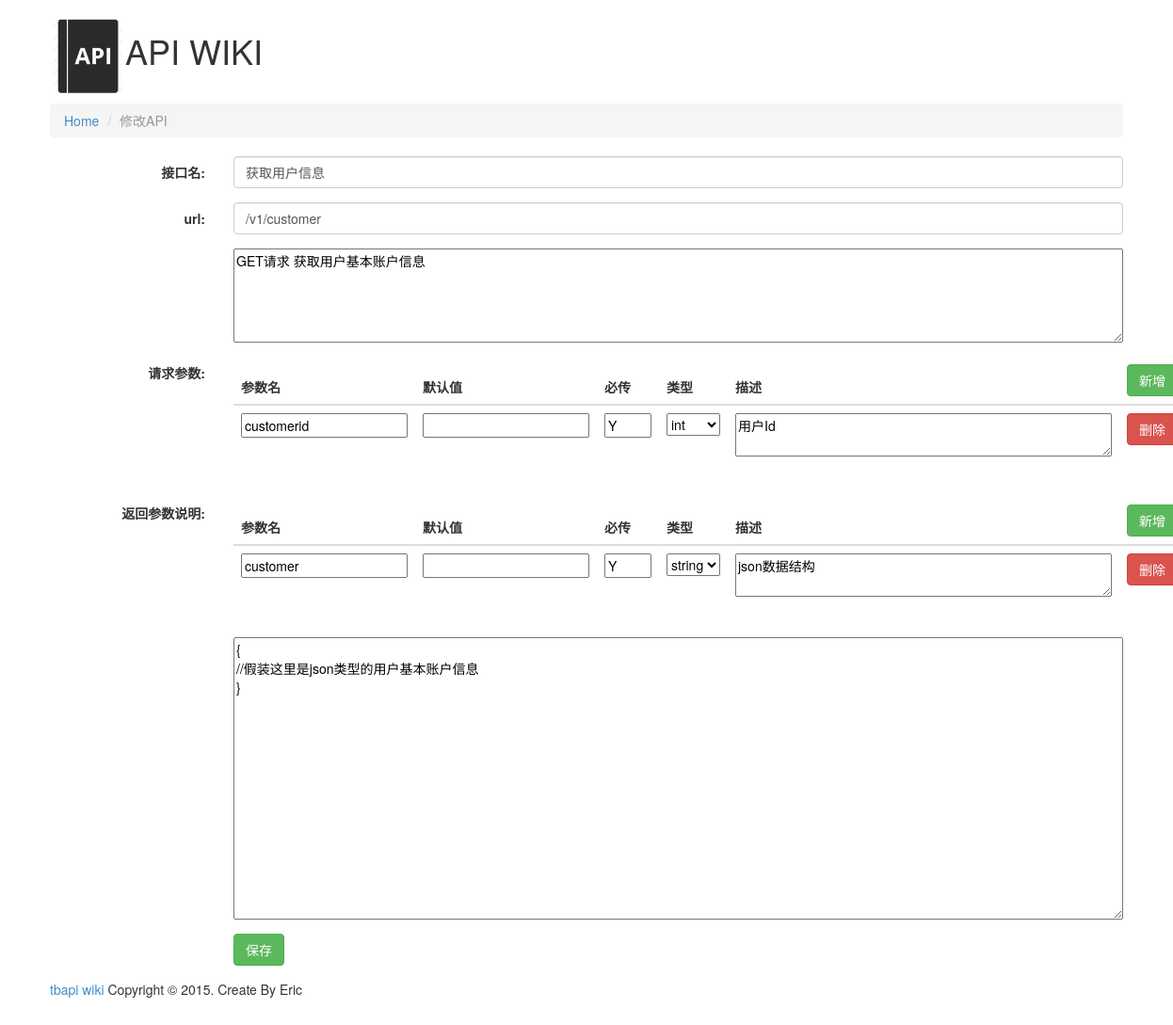
The page /home/apiedit?id=6 on the database its author committed.
### tables this page shows
CREATE TABLE `api_description` (
  `id` int(11) NOT NULL AUTO_INCREMENT,
  `categoryid` int(11) NOT NULL,
  `apiname` varchar(255) NOT NULL,
  `apiurl` varchar(255) NOT NULL,
  `apidesc` text NOT NULL,
  `response` text NOT NULL,
  PRIMARY KEY (`id`)
);

CREATE TABLE `api_params` (
  `id` int(11) NOT NULL AUTO_INCREMENT,
  `paramname` varchar(255) NOT NULL,
  `isNull` varchar(255) NOT NULL,
  `defaultvalue` varchar(255) NOT NULL,
  `sourcetype` varchar(255) NOT NULL,
  `description` text NOT NULL COMMENT '参数说明',
  `paramtype` int(11) NOT NULL COMMENT '1为请求参数 2为返回参数',
  `descid` int(11) NOT NULL COMMENT '对应api基本信息表id',
  `categoryid` int(11) NOT NULL,
  PRIMARY KEY (`id`)
);

### application/views/template.php (called while the page is built, shortened)
<?php
$this->load->view('include/header');
$this->load->view($content_text);

### application/controllers/Home.php (called while the page is built, shortened)
<?php if (!defined('BASEPATH')) exit('No direct script access allowed');
class Home extends CI_Controller
{
    function __construct()
    {
        $this->load->model('m_apiCategory');
        $this->load->model('m_apiDescription');
        $this->load->model('m_apiParams');
    }
    public function apiedit()
    {
        $id = $this->input->get('id', true);
        $apidescModel = $this->m_apiDescription->getApiDescById($id);
        $apiParamModels = $this->m_apiParams->getApiParamsByDescId($id);
        $data['content_text'] = 'apiedit';
        $data['apidescModel'] = $apidescModel;
        $data['apiParamModels'] = $apiParamModels;
        $this->load->view('template', $data);
    }
}

### index.php (called while the page is built, shortened)
<?php
require_once BASEPATH.'core/CodeIgniter.php';

### application/models/m_apiDescription.php (called while the page is built, shortened)
<?php
class m_apiDescription extends CI_Model
{
    function getApiDescById($id = '')
    {
        $sql = 'select * from api_description where id=' . $id;
        $query = $this->db->query($sql);
        return $query->row();
    }
}

### application/models/m_apiParams.php (called while the page is built, shortened)
<?php
class m_apiParams extends CI_Model
{
    function getApiParamsByDescId($descid='')
    {
        $sql = 'select * from api_params where descid='.$descid;
        $query = $this->db->query($sql);
        return $query->result();
    }
}

### application/views/apiedit.php (the view, shortened to what this page needs)
<div class="container ng-scope" ng-app="Bird">
<h1><a href="/"><img src="/static/lib/logo.png" style="width: 80px;height: 80px;"></a>API WIKI</h1>
<div ng-view="" class="ng-scope">
    <ol class="breadcrumb ng-scope">
        <li><a href="/">Home</a></li>
        <li class="active ng-binding">修改API</li>
    </ol>
    <div class="ng-scope">
        <div ng-show="current" class="">
            <form class="form-horizontal ng-pristine ng-valid ng-valid-required" method="post"
                  action="/home/apiedit_post" name="apiForm" role="form">
                <div class="form-group">
                    <label for="name" class="col-sm-2 control-label">接口名:</label>
                    <div class="col-sm-10">
                        <input type="text" required="" class="form-control ng-pristine ng-valid ng-valid-required"
                               name="name" value="<?php echo $apidescModel->apiname; ?>" ng-model="current.name" id="name" placeholder="接口名称">
                    </div>
                </div>
                <div class="form-group">
                    <label for="url" class="col-sm-2 control-label">url:</label>
                    <div class="col-sm-10">
                        <input type="text" required="" class="form-control ng-pristine ng-valid ng-valid-required"
                               name="url" id="url" value="<?php echo $apidescModel->apiurl; ?>" ng-model="current.url" placeholder="url">
                    </div>
                </div>
                <div class="form-group">
                    <div class="col-sm-offset-2 col-sm-10">
                        <textarea name="description" ng-model="current.description"
                                  style="width: 100%; height: 100px;"
                                  placeholder="描述" class="ng-pristine ng-valid"><?php echo $apidescModel->apidesc; ?></textarea>
                    </div>
                </div>
                <?php
                $requestArray = array();
                $responseArray = array();
                 foreach($apiParamModels as $apiModel){
                     if($apiModel->paramtype == '1')
                     {
                         array_push($requestArray,$apiModel);
                     }
                     if($apiModel->paramtype =='2')
                     {
                         array_push($responseArray,$apiModel);
                     }
                 }
                ?>
                <div class="form-group">
                    <label class="col-sm-2 control-label">请求参数:</label>
                    <div class="col-sm-10">
                        <table class="table">
                            <thead>
                            <tr>
                                <th>参数名</th>
                                <th>默认值</th>
                                <th>必传</th>
                                <th>类型</th>
                                <th>描述</th>
                                <th>
                                    <input type="button" id="requestBtn" hidrow="hid_requestRow"
                                           tbody="request_tbody" class="addbtn btn btn-success" value="新增">
                                </th>
                            </tr>
                            </thead>
                            <tbody id="request_tbody">
                            <?php foreach($requestArray as $row): ?>
                            <tr class="ng-scope" apiparamid="<?php echo $row->id; ?>">
                                <td><input type="text" name="request_paramname[]" value="<?php echo $row->paramname; ?>" class="ng-pristine ng-valid"></td>
                                <td><input type="text" name="request_defaultvalue[]" value="<?php echo $row->defaultvalue; ?>" class="ng-pristine ng-valid">
                                </td>
                                <td><input type="text" name="request_isnull[]" value="<?php echo $row->isNull; ?>" style="width: 50px;" class="ng-pristine ng-valid"></td>
                                <td>
                                    <select class="ng-pristine ng-valid" name="request_sourcetype[]">
                                        <option value="int" <?php echo $row->sourcetype == 'int' ? 'selected' :''; ?> class="ng-scope ng-binding">int</option>
                                    </select>
                                </td>
                                <td><textarea name="request_description[]" style="width: 400px;"
                                              ng-model="param.Description" class="ng-pristine ng-valid"><?php echo $row->description; ?></textarea>
                                </td>
                                <td>
                                    <input type="button" value="删除" class="delbtn btn btn-danger">
                                </td>
                            </tr>
                            <?php endforeach; ?>
                            </tbody>
                        </table>
                    </div>
                </div>
                <div class="form-group">
                    <label class="col-sm-2 control-label">返回参数说明:</label>
                    <div class="col-sm-10">
                        <table class="table">
                            <thead>
                            <tr>
                                <th>参数名</th>
                                <th>默认值</th>
                                <th>必传</th>
                                <th>类型</th>
                                <th>描述</th>
                                <th>
                                    <input type="button" hidrow="hid_responseRow" tbody="response_tbody"
                                           id="responseBtn" class="addbtn btn btn-success" value="新增">
                                </th>
                            </tr>
                            </thead>
                            <tbody id="response_tbody">
                            <?php foreach($responseArray as $row): ?>
                            <tr class="ng-scope" apiparamid="<?php echo $row->id; ?>">
                                <td><input type="text" name="response_paramname[]" value="<?php echo $row->paramname; ?>" class="ng-pristine ng-valid">
                                </td>
                                <td><input type="text" name="response_defaultvalue[]" value="<?php echo $row->defaultvalue; ?>" class="ng-pristine ng-valid">
                                </td>
                                <td><input type="text" style="width: 50px;" name="response_isnull[]" value="<?php echo $row->isNull; ?>"
                                           class="ng-pristine ng-valid"></td>
                                <td>
                                    <select class="ng-pristine ng-valid" name="response_sourcetype[]">
                                        <option value="string" <?php echo $row->sourcetype == 'string' ? 'selected' :''; ?> class="ng-scope ng-binding">string</option>
                                    </select>
                                </td>
                                <td><textarea name="response_description[]" style="width: 400px;"
                                              class="ng-pristine ng-valid"><?php echo $row->description; ?></textarea>
                                </td>
                                <td>
                                    <input type="button" value="删除" class="delbtn btn btn-danger">
                                </td>
                            </tr>
                            <?php endforeach;?>
                            </tbody>
                        </table>
                    </div>
                </div>
                <div class="form-group">
                    <div class="col-sm-offset-2 col-sm-10">
                        <textarea name="example" ng-model="current.demo" style="width: 100%;height: 300px;"
                                  class="ng-pristine ng-valid"><?php echo $apidescModel->response; ?></textarea>
                    </div>
                </div>
                <div class="form-group">
                    <div class="col-sm-offset-2 col-sm-10">
                        <input type="submit" class="btn btn-success" value="保存">
                    </div>
                </div>
            </form>
        </div>
    </div>
</div>

### application/views/include/header.php (style rules this page uses)
body { padding-bottom: 40px; }

### rows shown on the page
api_description: name "获取用户信息", url "/v1/customer", description "GET请求 获取用户基本账户信息", example "{ //假装这里是json类型的用户基本账户信息 }"
api_params: paramname "customerid", isNull "Y", sourcetype "int", description "用户Id"
api_params: paramname "customer", isNull "Y", sourcetype "string", description "json数据结构"
